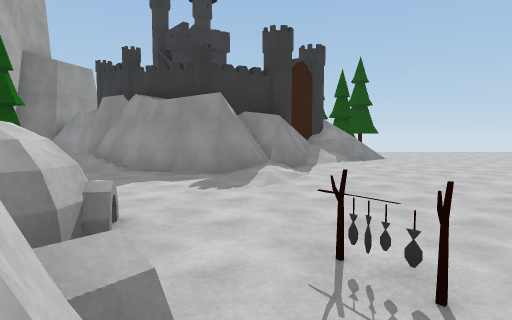
View 1 (above)

18 first-person views from a walk through a scene from a Unity 3-D project. The camera is 1.4 m above the floor, tilts 4° down and sees 75° across. The floor is counted in squares, 2 m on a side. Each view is taken from the middle of a square. On the plan, view 1 faces up. The plan holds only what a view shows up to about 10 squares ahead; the rest is blank. The place goes on beyond the plan. Surface patterns are stand-ins for the level's own textures.

View 2
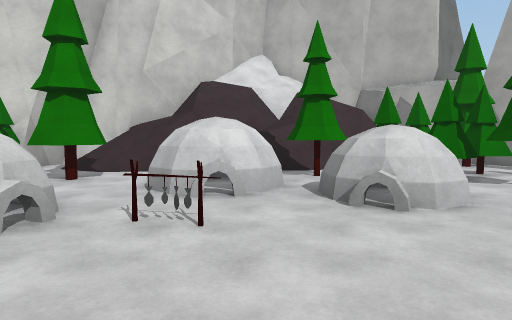

View 3
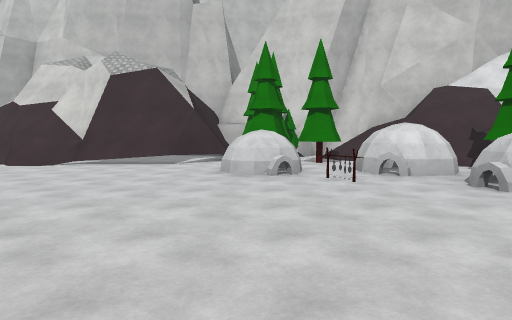

View 4
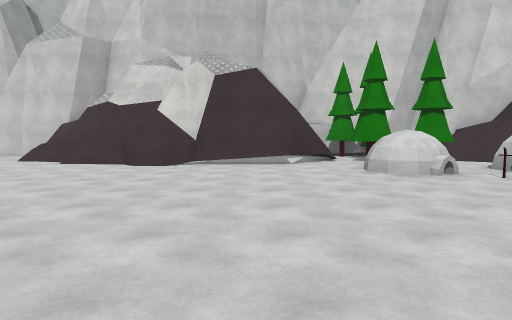

View 5
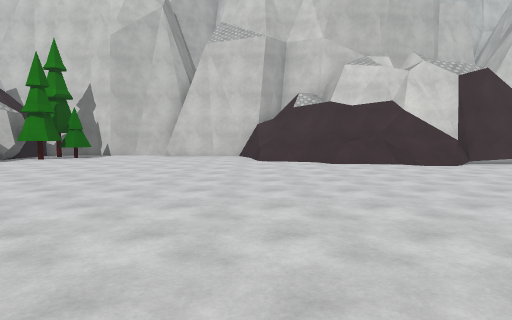

View 6
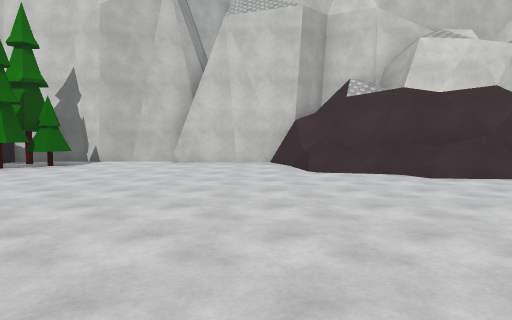

View 7
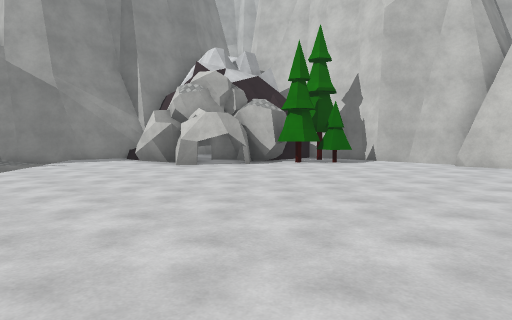

View 8
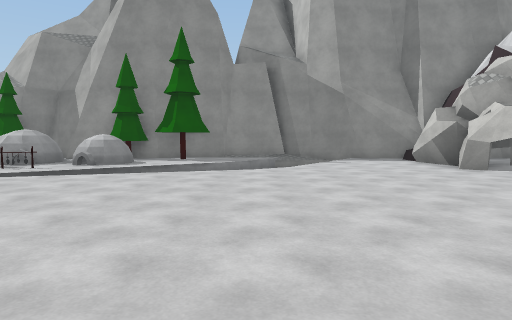

View 9
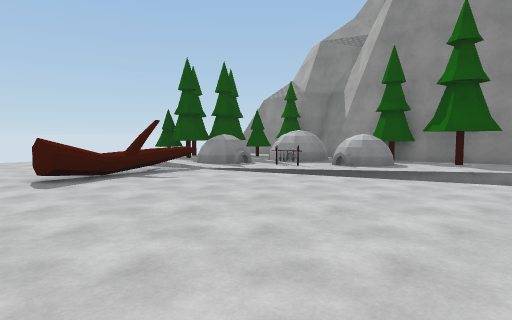

View 10
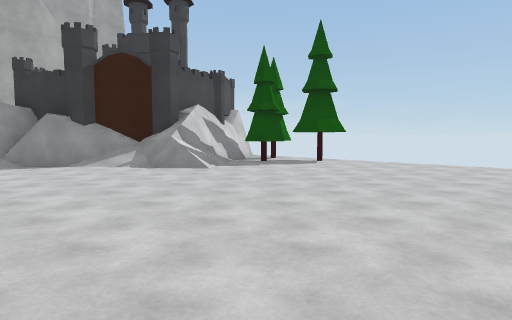

View 11
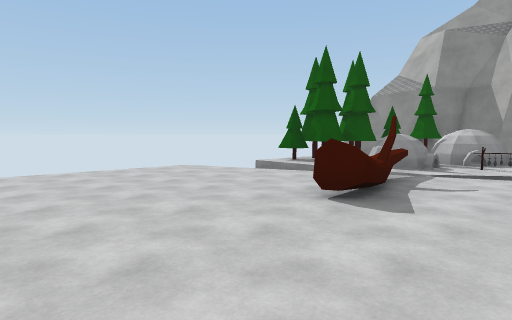

View 12
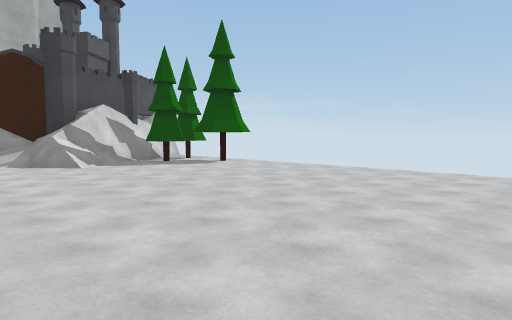

View 13
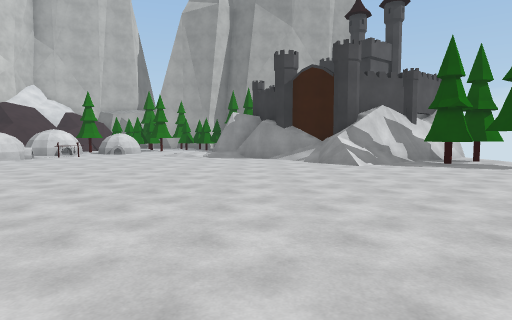

View 14
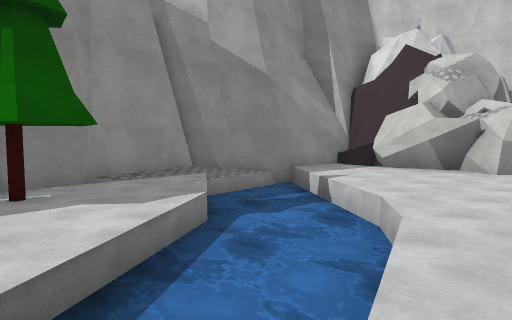

View 15
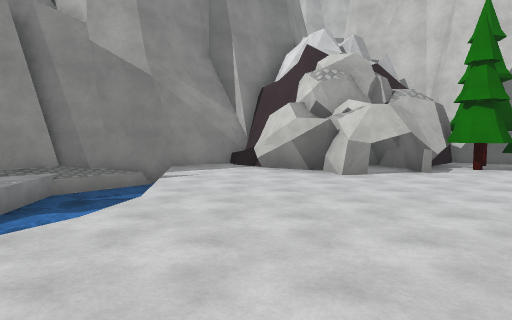

View 16
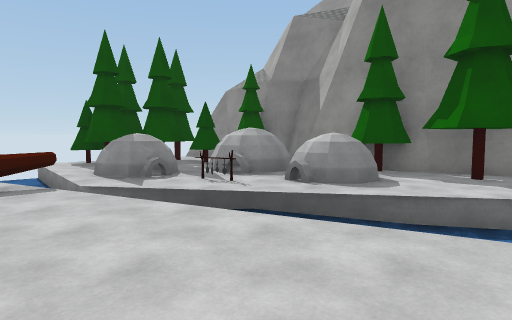

View 17
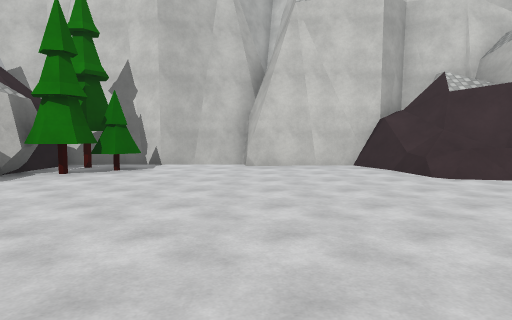

View 18
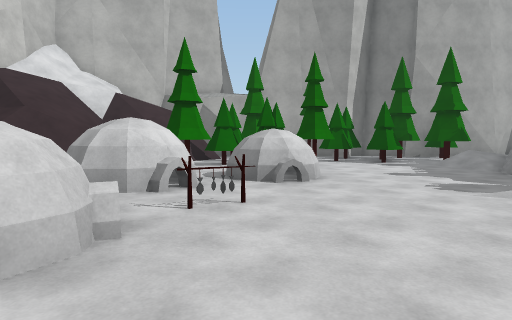

### Floor plan
Key: @ floor where view 1 was taken; # wall or solid block; x gap in a wall; . main floor; : floor 1.5 m higher than the main floor; + floor 2.5 m higher than the main floor; * floor 3.75 m higher than the main floor; / step, stairs or slope; = window, fence, low wall or low ledge; ≈ water the walk keeps out of; ^ raised ledge; O other object.
Columns run from 6 left of view 1 to 25 right of it. Each row starts with its distance up from view 1.
 15          # ....... ....≈≈≈#
 14          ###...... ....≈≈≈##
 13         ##........ ..... ≈O##
 12         #/.............. ≈x.#
 11         #/..............≈.^=#
 10        ##x............^#≈.=#####
  9        #.................≈=.###
  8  #######.................≈≈.^##
  7  #//###/........... ......≈≈=##
  6  #..../...................≈≈.###
  5  #..../...................≈≈≈..#
  4  #O........................≈≈≈.#
  3  #O.#......................≈≈≈≈#
  2  ##.##=......................≈≈#
  1  ##O##..#.....................##
  0 ## O##@.#.....................#
 -1  #:=.........//...........###/#
 -2  =+==.O#######/=/........######
 -3  =*=#=.#     ^^^#=#......###
 -4 ########        ##=.....###
 -5                ##=#.##...##
 -6                # #########

Positions as (right, up) in squares from view 1, and headings:
1: (0, 0), facing up
2: (2, 4), facing down-left
3: (2, 7), facing down
4: (5, 7), facing down
5: (12, 7), facing down
6: (13, 4), facing down
7: (13, 4), facing down-right
8: (13, 4), facing right
9: (14, 4), facing up-right
10: (10, 6), facing up-left
11: (12, 8), facing up-right
12: (12, 8), facing up-left
13: (12, 8), facing left
14: (19, 7), facing down-right
15: (17, 5), facing down-right
16: (17, 5), facing up-right
17: (15, 3), facing down
18: (4, 2), facing left
